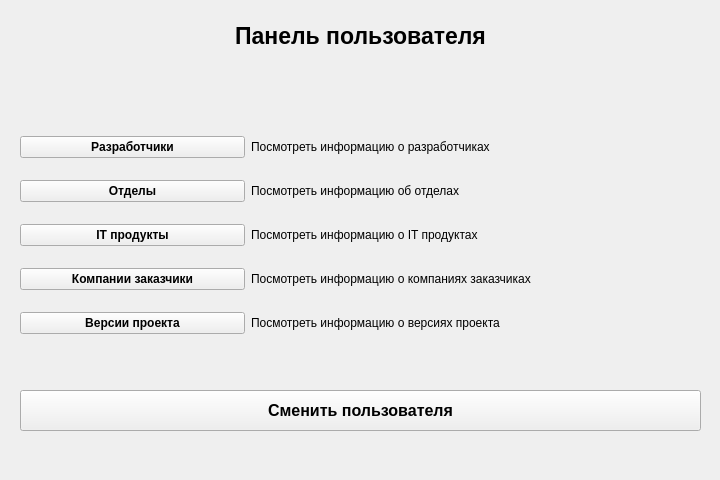
<?xml version="1.0" encoding="UTF-8"?>
<ui version="4.0">
 <class>userpanel</class>
 <widget class="QWidget" name="userpanel">
  <property name="geometry">
   <rect>
    <x>0</x>
    <y>0</y>
    <width>720</width>
    <height>480</height>
   </rect>
  </property>
  <property name="windowTitle">
   <string>Form</string>
  </property>
  <property name="styleSheet">
   <string notr="true"/>
  </property>
  <widget class="QPushButton" name="btnChangeUserU">
   <property name="geometry">
    <rect>
     <x>20</x>
     <y>390</y>
     <width>681</width>
     <height>41</height>
    </rect>
   </property>
   <property name="font">
    <font>
     <pointsize>12</pointsize>
     <weight>75</weight>
     <bold>true</bold>
    </font>
   </property>
   <property name="focusPolicy">
    <enum>Qt::WheelFocus</enum>
   </property>
   <property name="text">
    <string>Сменить пользователя</string>
   </property>
  </widget>
  <widget class="QWidget" name="layoutWidget">
   <property name="geometry">
    <rect>
     <x>20</x>
     <y>120</y>
     <width>681</width>
     <height>231</height>
    </rect>
   </property>
   <layout class="QGridLayout" name="gridLayout_2">
    <item row="1" column="0">
     <widget class="QPushButton" name="btnComandU">
      <property name="font">
       <font>
        <weight>75</weight>
        <bold>true</bold>
       </font>
      </property>
      <property name="styleSheet">
       <string notr="true"/>
      </property>
      <property name="text">
       <string>Отделы</string>
      </property>
     </widget>
    </item>
    <item row="0" column="0">
     <widget class="QPushButton" name="btnRazrabU">
      <property name="font">
       <font>
        <weight>75</weight>
        <bold>true</bold>
       </font>
      </property>
      <property name="text">
       <string>Разработчики</string>
      </property>
     </widget>
    </item>
    <item row="2" column="0">
     <widget class="QPushButton" name="btnProductU">
      <property name="font">
       <font>
        <weight>75</weight>
        <bold>true</bold>
       </font>
      </property>
      <property name="text">
       <string>IT продукты</string>
      </property>
     </widget>
    </item>
    <item row="2" column="1" colspan="2">
     <widget class="QLabel" name="label_14">
      <property name="text">
       <string>Посмотреть информацию о IT продуктах</string>
      </property>
     </widget>
    </item>
    <item row="1" column="1" colspan="2">
     <widget class="QLabel" name="label_16">
      <property name="text">
       <string>Посмотреть информацию об отделах</string>
      </property>
     </widget>
    </item>
    <item row="3" column="1" colspan="2">
     <widget class="QLabel" name="label_12">
      <property name="text">
       <string>Посмотреть информацию о компаниях заказчиках</string>
      </property>
     </widget>
    </item>
    <item row="3" column="0">
     <widget class="QPushButton" name="btnCompanyU">
      <property name="font">
       <font>
        <weight>75</weight>
        <bold>true</bold>
       </font>
      </property>
      <property name="text">
       <string>Компании заказчики</string>
      </property>
     </widget>
    </item>
    <item row="0" column="1" colspan="2">
     <widget class="QLabel" name="label_10">
      <property name="text">
       <string>Посмотреть информацию о разработчиках</string>
      </property>
     </widget>
    </item>
    <item row="4" column="0">
     <widget class="QPushButton" name="btnVersion">
      <property name="font">
       <font>
        <weight>75</weight>
        <bold>true</bold>
       </font>
      </property>
      <property name="text">
       <string>Версии проекта</string>
      </property>
     </widget>
    </item>
    <item row="4" column="1" colspan="2">
     <widget class="QLabel" name="label_13">
      <property name="text">
       <string>Посмотреть информацию о версиях проекта</string>
      </property>
     </widget>
    </item>
   </layout>
  </widget>
  <widget class="QLabel" name="label">
   <property name="geometry">
    <rect>
     <x>0</x>
     <y>10</y>
     <width>721</width>
     <height>51</height>
    </rect>
   </property>
   <property name="font">
    <font>
     <family>Ubuntu</family>
     <pointsize>17</pointsize>
     <weight>75</weight>
     <italic>false</italic>
     <bold>true</bold>
    </font>
   </property>
   <property name="text">
    <string>Панель пользователя</string>
   </property>
   <property name="alignment">
    <set>Qt::AlignCenter</set>
   </property>
  </widget>
 </widget>
 <resources/>
 <connections/>
</ui>
